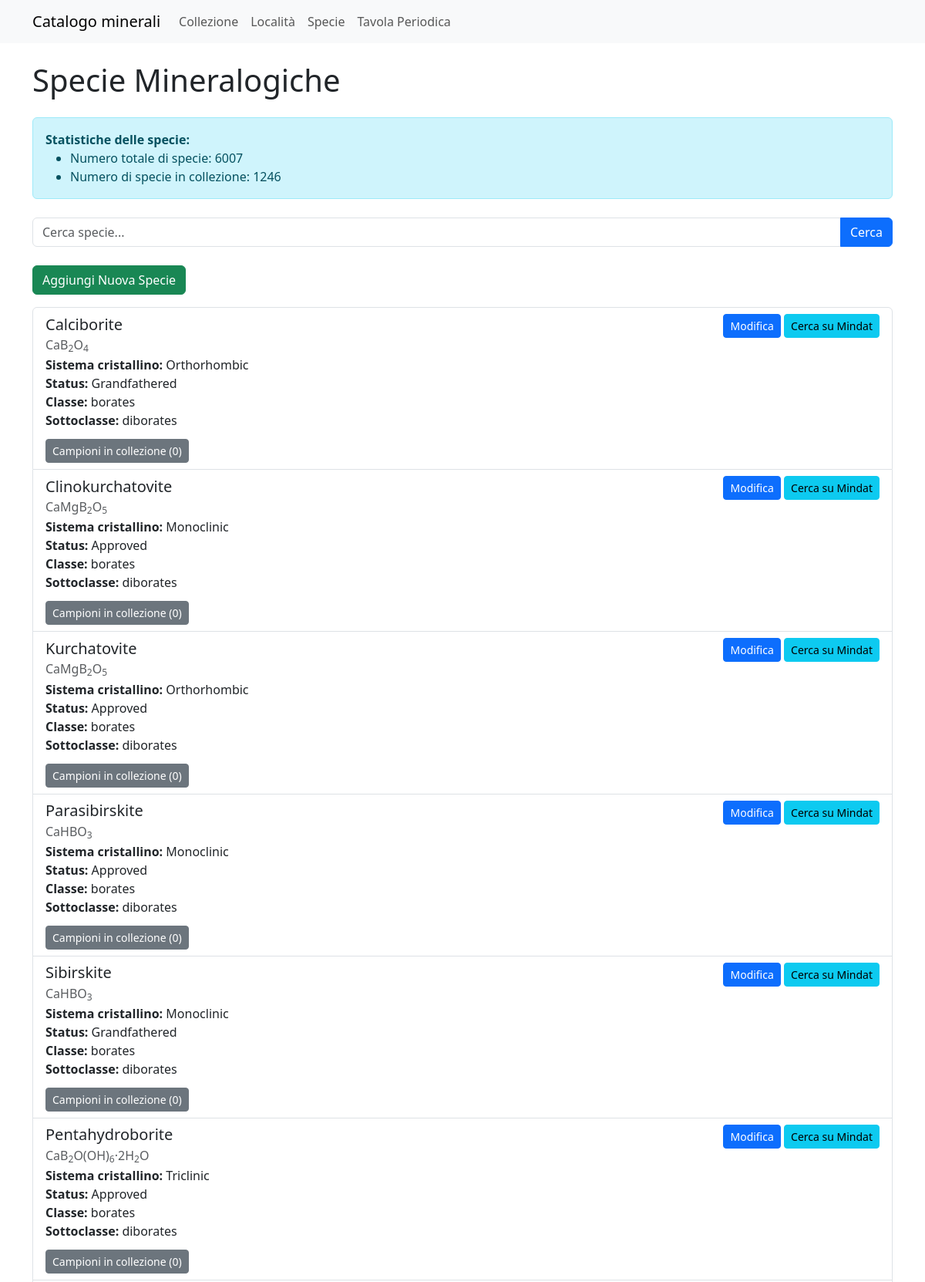
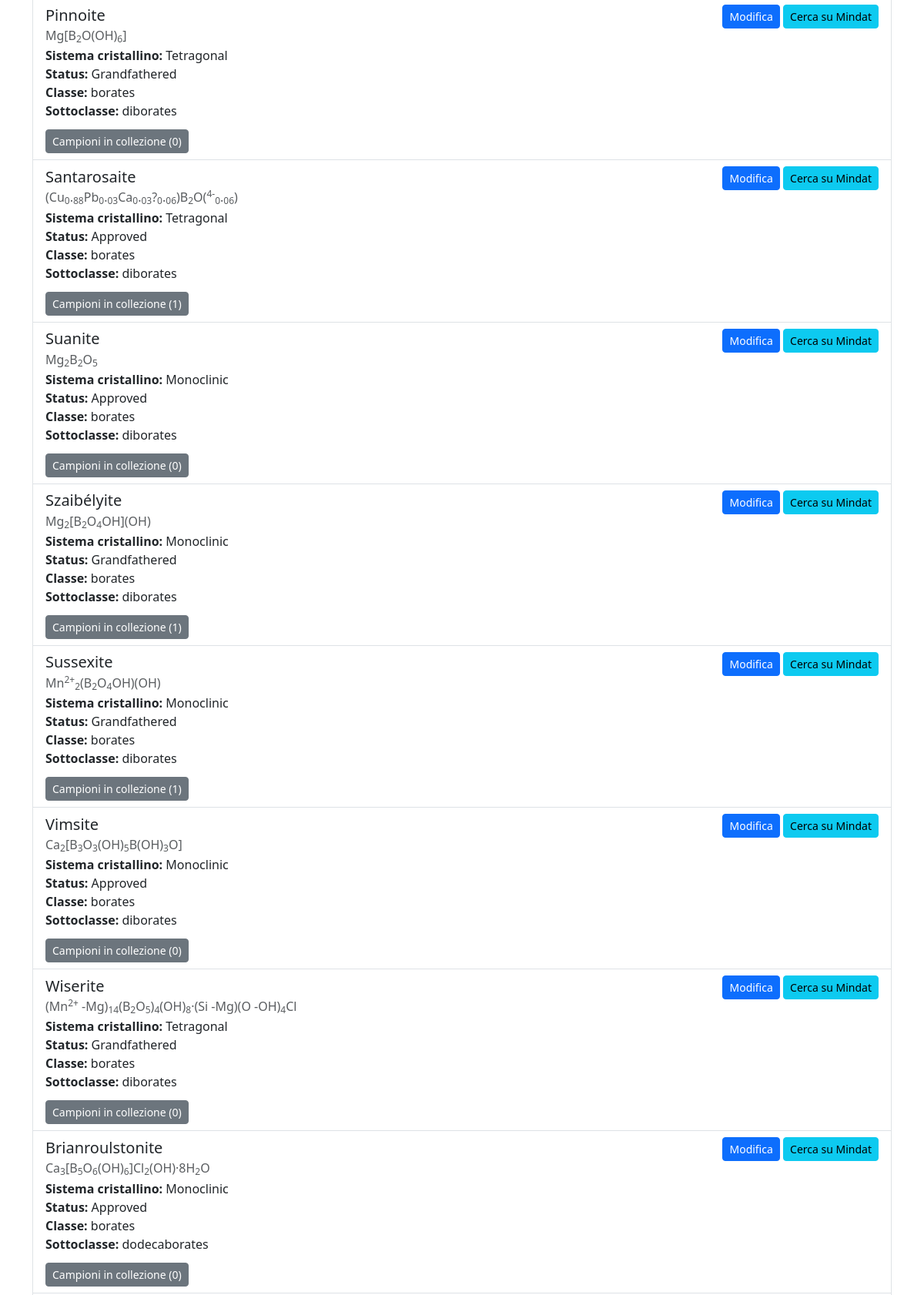
Page /specie (upper part) on the committed database (2 pictures, top to bottom).
### models.py (models this page shows, shortened)
class Specie(db.Model, SerializerMixin):
    id = db.Column(db.Integer, primary_key=True)
    specie = db.Column(db.String(100), unique=True, nullable=False)
    formula = db.Column(db.String(255))
    sistema_xx = db.Column(db.String(50))  # Manteniamo temporaneamente questa colonna
    sistema_xx_id = db.Column(db.Integer, db.ForeignKey('sistema_xx.id', name='fk_specie_sistema_xx'))
    status = db.Column(db.String(50))
    sottogruppo = db.Column(db.String(50))
    gruppo = db.Column(db.String(100))
    supergruppo = db.Column(db.String(50))
    famiglia = db.Column(db.String(50))
    sottoclasse = db.Column(db.String(100))
    classe = db.Column(db.String(100))
    sistema_xx_rel = db.relationship('SistemaXX', back_populates='specie')
    campioni = db.relationship('Collezione', back_populates='specie_rel', lazy='dynamic')
    serialize_rules = ('-campioni', '-sistema_xx_rel')
    @property
    def formatted_formula(self):
        if self.formula:
            return self.formattazione_formula(self.formula)
        return ""
    @staticmethod
    def formattazione_formula(formula):
        formula = re.sub(r'(\d+)([+-])', r'<sup>\1\2</sup>', formula)
        formula = re.sub(r'(?<!<sup>)(?<!·)(\d+)(?!<)', r'<sub>\1</sub>', formula)
        return formula

### app.py (the view, shortened to what this page needs)
@app.route('/specie')
def specie():
    page = request.args.get('page', 1, type=int)
    search = request.args.get('search', '')
    per_page = 15
    query = db.session.query(Specie, func.count(Collezione.id).label('campioni_count'))\
        .outerjoin(Collezione)\
        .group_by(Specie.id)
    pagination = query.paginate(page=page, per_page=per_page, error_out=False)
    total_specie = Specie.query.count()
    specie_in_collezione = db.session.query(
        func.count(func.distinct(Specie.id))
    ).join(Collezione).filter(Collezione.specie_id.isnot(None)).scalar()
    specie_list = pagination.items
    return render_template('specie.html',
                           specie_list=specie_list,
                           pagination=pagination,
                           total_specie=total_specie,
                           specie_in_collezione=specie_in_collezione,
                           search=search)

### app.py (called while the page is built)
@app.context_processor
def inject_specie_valide():
    specie_valide_count = db.session.query(func.count(func.distinct(Collezione.specie_id))).filter(Collezione.specie_id.isnot(None)).scalar()
    return {'specie_valide': specie_valide_count}

### templates/specie.html (shortened to what this page needs)
{% extends "base.html" %}
{% block content %}
<h1 class="mb-4">Specie Mineralogiche</h1>
<div class="alert alert-info mb-4">
    <p class="mb-0"><strong>Statistiche delle specie:</strong></p>
    <ul class="mb-0">
        <li>Numero totale di specie: {{ total_specie }}</li>
        <li>Numero di specie in collezione: {{ specie_in_collezione }}</li>
    </ul>
</div>
<form method="GET" class="mb-4">
    <div class="input-group">
        <input type="text" id="specie-search" name="search" class="form-control" placeholder="Cerca specie..." value="{{ search }}">
        <button class="btn btn-primary" type="submit">Cerca</button>
    </div>
</form>
<a href="{{ url_for('new_specie') }}" class="btn btn-success mb-3">Aggiungi Nuova Specie</a>
<div class="list-group">
    {% for specie, campioni_count in specie_list %}
    <div class="list-group-item">
        <div class="d-flex justify-content-between align-items-center">
            <h5 class="mb-1">{{ specie.specie }}</h5>
            <div>
                <a href="{{ url_for('edit_specie', id=specie.id) }}" class="btn btn-primary btn-sm">Modifica</a>
                <a href="https://www.mindat.org/search.php?search={{ specie.specie }}" target="_blank" class="btn btn-info btn-sm">Cerca su Mindat</a>
            </div>
        </div>
        <h6 class="mb-1 text-muted">{{ specie.formatted_formula|safe }}</h6>
        <p class="mb-1">
            <strong>Sistema cristallino:</strong> {{ specie.sistema_xx }}<br>
            <strong>Status:</strong> {{ specie.status }}<br>
            <strong>Classe:</strong> {{ specie.classe }}<br>
            <strong>Sottoclasse:</strong> {{ specie.sottoclasse }}
        </p>
        <button class="btn btn-secondary btn-sm mt-2" type="button" data-bs-toggle="collapse" data-bs-target="#campioni{{ specie.id }}" aria-expanded="false" aria-controls="campioni{{ specie.id }}">
            Campioni in collezione ({{ campioni_count }})
        </button>
    </div>
    {% endfor %}
</div>
{% endblock %}

### rows in the picture
Specie: specie "Calciborite", formatted_formula "CaB 2 O 4", sistema_xx "Orthorhombic", status "Grandfathered", classe "borates", sottoclasse "diborates", campioni_count "0"
Specie: specie "Clinokurchatovite", formatted_formula "CaMgB 2 O 5", sistema_xx "Monoclinic", status "Approved", classe "borates", sottoclasse "diborates", campioni_count "0"
Specie: specie "Kurchatovite", formatted_formula "CaMgB 2 O 5", sistema_xx "Orthorhombic", status "Approved", classe "borates", sottoclasse "diborates", campioni_count "0"
Specie: specie "Parasibirskite", formatted_formula "CaHBO 3", sistema_xx "Monoclinic", status "Approved", classe "borates", sottoclasse "diborates", campioni_count "0"
Specie: specie "Sibirskite", formatted_formula "CaHBO 3", sistema_xx "Monoclinic", status "Grandfathered", classe "borates", sottoclasse "diborates", campioni_count "0"
Specie: specie "Pentahydroborite", formatted_formula "CaB 2 O(OH) 6 ·2H 2 O", sistema_xx "Triclinic", status "Approved", classe "borates", sottoclasse "diborates", campioni_count "0"
Specie: specie "Pinnoite", formatted_formula "Mg[B 2 O(OH) 6 ]", sistema_xx "Tetragonal", status "Grandfathered", classe "borates", sottoclasse "diborates", campioni_count "0"
Specie: specie "Santarosaite", formatted_formula "(Cu 0 . 88 Pb 0 . 03 Ca 0 . 03 ? 0 . 06 )B 2 O( 4- 0 . 06 )", sistema_xx "Tetragonal", status "Approved", classe "borates", sottoclasse "diborates", campioni_count "1"
Specie: specie "Suanite", formatted_formula "Mg 2 B 2 O 5", sistema_xx "Monoclinic", status "Approved", classe "borates", sottoclasse "diborates", campioni_count "0"
Specie: specie "Szaibélyite", formatted_formula "Mg 2 [B 2 O 4 OH](OH)", sistema_xx "Monoclinic", status "Grandfathered", classe "borates", sottoclasse "diborates", campioni_count "1"
Specie: specie "Sussexite", formatted_formula "Mn 2+ 2 (B 2 O 4 OH)(OH)", sistema_xx "Monoclinic", status "Grandfathered", classe "borates", sottoclasse "diborates", campioni_count "1"
Specie: specie "Vimsite", formatted_formula "Ca 2 [B 3 O 3 (OH) 5 B(OH) 3 O]", sistema_xx "Monoclinic", status "Approved", classe "borates", sottoclasse "diborates", campioni_count "0"
Specie: specie "Wiserite", formatted_formula "(Mn 2+ -Mg) 14 (B 2 O 5 ) 4 (OH) 8 ·(Si -Mg)(O -OH) 4 Cl", sistema_xx "Tetragonal", status "Grandfathered", classe "borates", sottoclasse "diborates", campioni_count "0"
Specie: specie "Brianroulstonite", formatted_formula "Ca 3 [B 5 O 6 (OH) 6 ]Cl 2 (OH)·8H 2 O", sistema_xx "Monoclinic", status "Approved", classe "borates", sottoclasse "dodecaborates", campioni_count "0"

### other values in the picture
{{ total_specie }} "6007"
{{ specie_in_collezione }} "1246"
